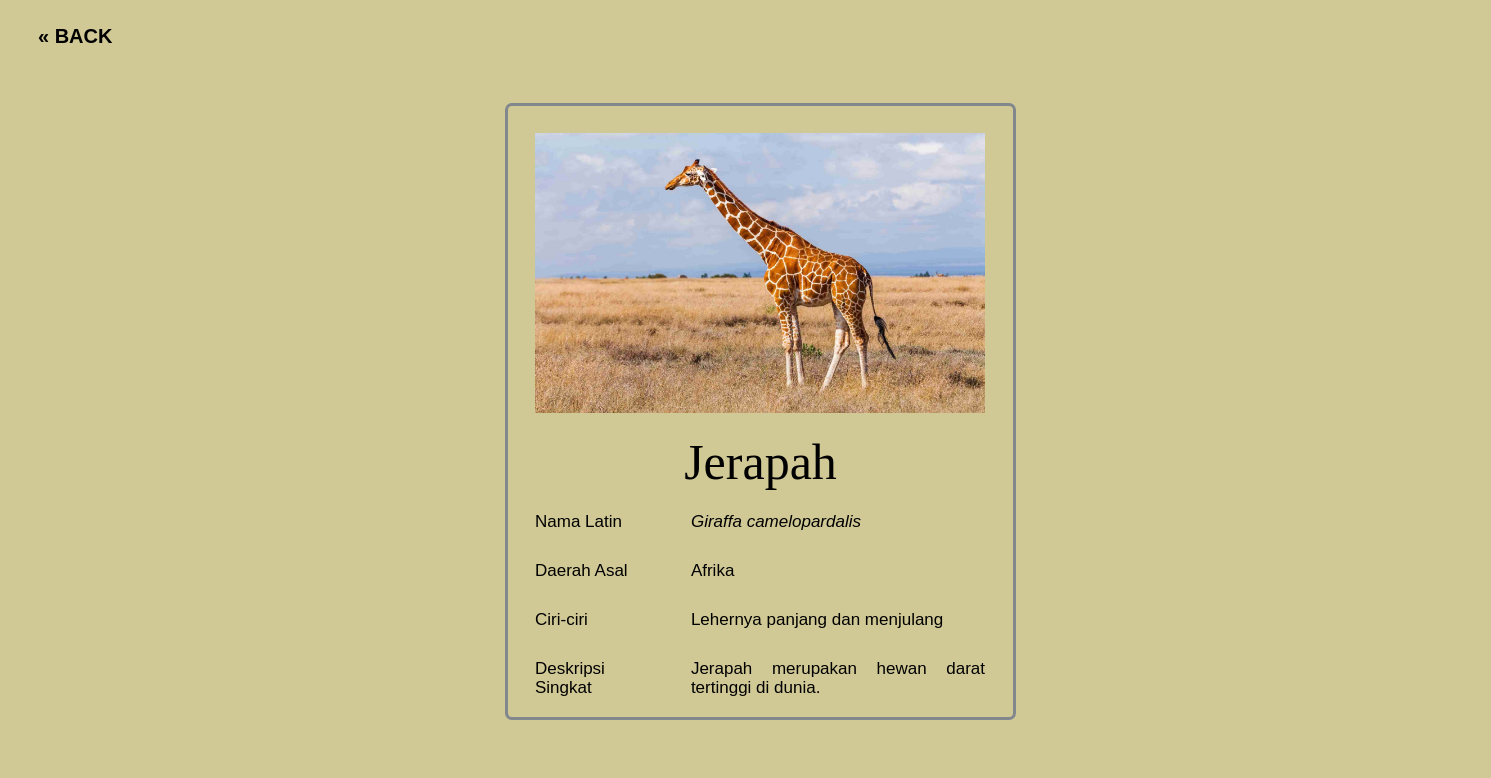
The app's page /Ensiq/deskripsi.php?id=13 with its own data.
### tables this page shows
CREATE TABLE `entry` (
  `entry_id` int(11) NOT NULL,
  `jenis_id` int(11) NOT NULL,
  `judul` varchar(200) NOT NULL,
  `nama_latin` varchar(200) NOT NULL,
  `daerah_asal` varchar(200) NOT NULL,
  `ciri_ciri` varchar(1000) NOT NULL,
  `deskipsi_singkat` varchar(1000) NOT NULL,
  `link_gambar` varchar(200) NOT NULL
);

### Ensiq/deskripsi.php (the view, shortened to what this page needs)
<?php
$db = mysqli_connect("localhost", "root", "", "ensiqtest");
$id = $_GET["id"];
$result = mysqli_query($db, "SELECT * FROM entry WHERE entry_id = $id");
$e = mysqli_fetch_assoc($result);
$jenis_id = $e["jenis_id"];
?>
<!DOCTYPE html>
<html>
<head>
</head>
<body>
    <nav class="navbar">
        <ul class="nav-list">
            <?php if($jenis_id == 1): ?>
            <li>
                <a id="nv" href="indexhewan.php" class="previous">&laquo; Back</a>
            </li>
            <?php elseif ($jenis_id == 2): ?>
            <li>
                <a id="nv" href="indextumbuhan.php" class="previous">&laquo; Back</a>
            </li>
            <?php elseif ($jenis_id == 3): ?>
            <li>
                <a id="nv" href="indexjamur.php" class="previous">&laquo; Back</a>
            </li>
            <?php endif; ?>
        </ul>
    </nav>
    <div class="col-3">
        <div class="col-3-padding">
            <table id="Table1">
                <tr>
                    <td colspan="2" class="cell0">
                        <div>
                            <img src="Gambar/<?= $e["link_gambar"] ?>" id="image" alt="">
                        </div>
                    </td>
                </tr>
                <tr>
                    <td colspan="2" class="cell1">
                        <p><span>
                                <?= $e["judul"]; ?>
                            </span></p>
                    </td>
                </tr>
                <tr>
                    <td class="cell2">
                        <p> <span>Nama Latin</span></p>
                    </td>
                    <td id="latin" class="cell2">
                        <p><i>
                                <?= $e["nama_latin"]; ?>
                            </i></p>
                    </td>
                </tr>
                <tr>
                    <td class="cell2">
                        <p> <span>Daerah Asal</span></p>
                    </td>
                    <td id="asal" class="cell2">
                        <p>
                            <?= $e["daerah_asal"]; ?>
                        </p>
                    </td>
                </tr>
                <tr>
                    <td class="cell2">
                        <p><span></span>Ciri-ciri</p>
                    </td>
                    <td id="further" class="cell2">
                        <p align="justify">
                            <?= $e["ciri_ciri"]; ?>
                        </p>
                    </td>
                </tr>
                <tr>
                    <td class="cell2">
                        <p><span></span>Deskripsi Singkat</p>
                    </td>
                    <td id="further" class="cell2">
                        <p align="justify">
                            <?= $e["deskipsi_singkat"]; ?>
                        </p>
                    </td>
                </tr>
            </table>
        </div>
    </div>
</body>
</html>

### Ensiq/deskripsi.php (style rules this page uses)
* { margin: 0; padding: 0; background-color: #d0c895; }
.navbar { display: flex; align-items: center; justify-content: center; position: static; top: 0; min-width: 100%; background-color: rgb(255, 255, 255); }
.nav-list { width: 100%; display: flex; align-items: left; }
.nav-list li { list-style: none; padding: 17px 17px; }
.nav-list li #nv { display: block; font-family: helvetica; font-weight: 600; font-size: 20px; text-decoration: none; text-transform: uppercase; margin-left: 5px; color: rgb(0, 0, 0); position: static; }
#nv { text-decoration: none; display: inline; padding: 8px 16px; border-radius: 10px; }
.previous { color: black; }
.col-3 { max-width: 500px; padding-right: 20px; padding-left: 20px; display: flex; align-items: center; }
.col-3>.col-3-padding { box-sizing: border-box; padding: 30px 0px 30px 0px; }
#Table1 { border: 3px solid #82878d; border-radius: 7px; background-color: #F8F9FA; border-spacing: 10px; margin-top: 0px; margin-left: 485px; margin-right: 465px; background-color: #d0c895; }
#Table1 td { padding: 10px 10px 10px 10px; }
#Table1 p, #Table1 ul { margin: 0; padding: 0px; }
#Table1 .cell0 { border-top-width: 7px; border-right-width: 8px; border-bottom-width: 6px; border-left-width: 7px; border-top-style: solid; border-right-style: solid; border-bottom-style: solid; border-left-style: solid; border-top-color: #F8F9FA; border-right-color: #F8F9FA; border-bottom-color: #F8F9FA; border-left-color: #F8F9FA; text-align: center; vertical-align: top; font-size: 0; border-color: #d0c895; }
#Table1 .cell1 { border-bottom-width: 10px; border-top-style: solid; border-right-style: solid; border-bottom-style: solid; border-left-style: solid; border-top-color: #F8F9FA; border-right-color: #F8F9FA; border-bottom-color: #F8F9FA; border-left-color: #F8F9FA; text-align: center; text-transform: capitalize; vertical-align: top; color: #000000; font-family: lucida; font-size: 50px; line-height: 20px; border-color: #d0c895; }
#Table1 .cell2 { border-top-width: 0px; border-right-width: 8px; border-bottom-width: 0px; border-left-width: 7px; border-top-style: solid; border-right-style: solid; border-bottom-style: solid; border-left-style: solid; border-top-color: #F8F9FA; border-right-color: #F8F9FA; border-bottom-color: #F8F9FA; border-left-color: #F8F9FA; text-align: left; vertical-align: top; color: #000000; font-family: Arial; font-size: 17px; line-height: 19px; border-color: #d0c895; font-style: bold; }
#latin { text-transform: lowercase; }
#latin::first-letter { text-transform: uppercase; }
#asal { text-transform: capitalize; }
#further::first-letter { text-transform: uppercase; }
#image { width: 450px; height: 280px; }

### records on screen
entry: link_gambar (picture), judul "Jerapah", nama_latin "giraffa camelopardalis", daerah_asal "Afrika", ciri_ciri "Lehernya panjang dan menjulang", deskipsi_singkat "Jerapah merupakan hewan darat tertinggi di dunia."
